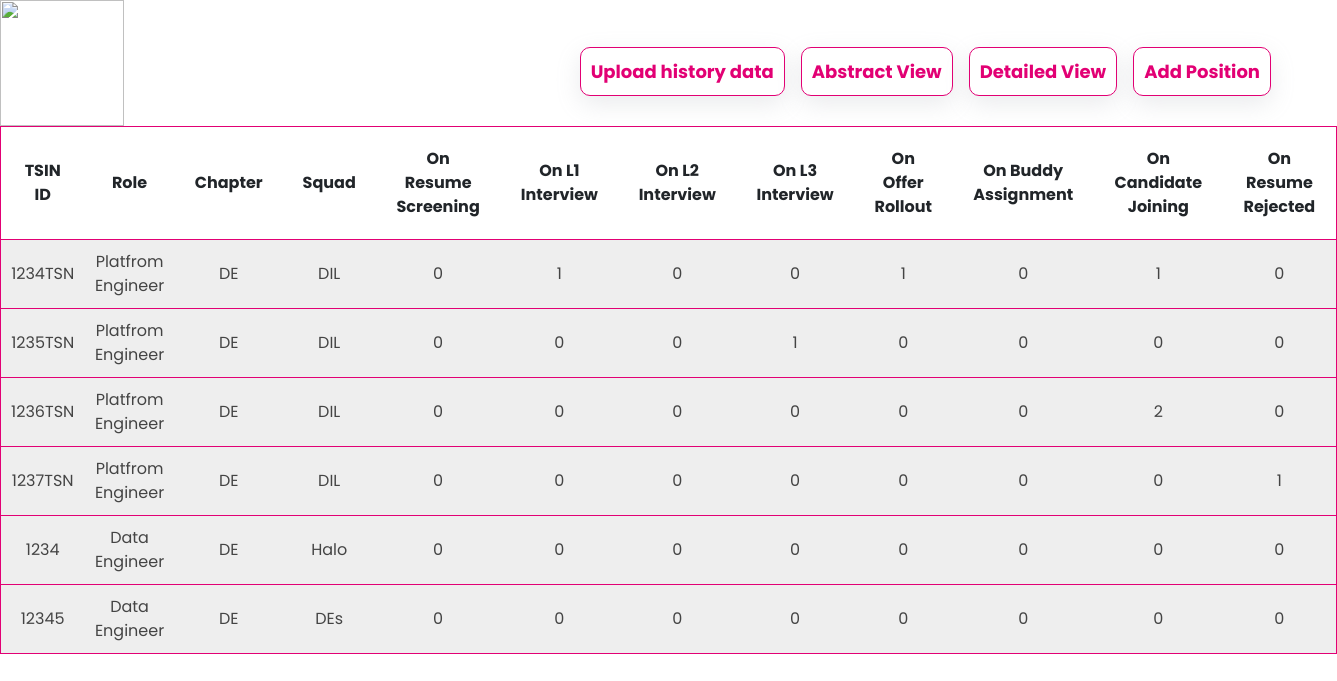
The page / on the database its author committed.
### tables this page shows
CREATE TABLE "roles" (
	"tsin_id"	TEXT NOT NULL,
	"Role"	TEXT NOT NULL,
	"Chapter"	TEXT NOT NULL,
	"Squad"	TEXT NOT NULL,
	PRIMARY KEY("tsin_id")
);

### app.py (the view)
@app.route('/')
def hello_world():
    con=sqlite3.connect('db/data.db') #connecting to the database
    cursor=con.cursor()
    cursor.execute('SELECT tsin_id, role, chapter, squad from roles;')
    result = cursor.fetchall()
    nums={}
    for i in result:
        nums[i[0]]={'stage1':0,'stage2':0,'stage3':0,'stage4':0,'stage5':0,'stage6':0,'stage7':0, 'stage8':0}
    print(nums)
    print(result)
    cursor.execute('SELECT tsin_id, candidate_name, pan, candidate_email, current_stage, request_raised_date, tsin_opened_date, resume_screened_date, l1_interview_date, l1_interviewer, l2_interview_date, l2_interviewer, l3_interview_date, l3_interviewer, offer_rollout_date, joining_date, buddy_assignment_date, buddy_name, candidate_dropout_date, candidate_dropout_reason, resume, id, phone, current_location, current_company, experience from candidates;')
    result2=cursor.fetchall()
    con.close()
    d={}
    for i in result2:
        if i[4].strip()=='Resume Screened for Interview':
            nums[i[0].strip()]['stage1']+=1
        elif i[4].strip()=='L1 Interview Complete':
            nums[i[0].strip()]['stage2']+=1
        elif i[4].strip()=='L2 Interview Complete':
            nums[i[0].strip()]['stage3']+=1
        elif i[4].strip()=='L3 Interview Complete':
            nums[i[0].strip()]['stage4']+=1
        elif i[4].strip()=='Offer RollOut':
            nums[i[0].strip()]['stage5']+=1
        elif i[4].strip()=='Buddy Assignment':
            nums[i[0].strip()]['stage6']+=1
        elif i[4].strip()=='Candidate Joined' or i[4].strip()=='Candidate Dropout':
            nums[i[0].strip()]['stage7']+=1
        elif i[4].strip()=='Resume Rejected':
            nums[i[0].strip()]['stage8']+=1
        if i[0] in d:
            d[i[0]].append({'id':i[21],'candidate_name':i[1], 'pan':i[2],'candidate_email':i[3], 'current_stage':i[4],'request_raised_date': i[5], 'tsin_opened_date':i[6], 'resume_screened_date':i[7], 'l1_interview_date':i[8], 'l1_interviewer':i[9], 'l2_interview_date':i[10], 'l2_interviewer':i[11], 'l3_interview_date':i[12], 'l3_interviewer':i[13], 'offer_rollout_date':i[14], 'joining_date':i[15], 'buddy_assignment_date':i[16], 'buddy_name':i[17], 'candidate_dropout_date':i[18], 'candidate_dropout_reason':i[19], 'resume':i[20], 'phone':i[22], 'current_location':i[23], 'current_company':i[24], 'experience':i[25]})
        else:
            d[i[0]]=[{'id':i[21],'candidate_name':i[1], 'pan':i[2],'candidate_email':i[3], 'current_stage':i[4],'request_raised_date': i[5], 'tsin_opened_date':i[6], 'resume_screened_date':i[7], 'l1_interview_date':i[8], 'l1_interviewer':i[9], 'l2_interview_date':i[10], 'l2_interviewer':i[11], 'l3_interview_date':i[12], 'l3_interviewer':i[13], 'offer_rollout_date':i[14], 'joining_date':i[15], 'buddy_assignment_date':i[16], 'buddy_name':i[17], 'candidate_dropout_date':i[18], 'candidate_dropout_reason':i[19], 'resume':i[20], 'phone':i[22], 'current_location':i[23], 'current_company':i[24], 'experience':i[25]}]
    print(d)
    print(nums)
    return render_template('candidates.html', roles=result, candidates=d, nums=nums)

### templates/candidates.html (shortened to what this page needs)
{% extends "layout/base.html" %}
{% block body_class %} landing-page {% endblock body_class %}
{% block content %}
<main>
<div class="info">
      <table class="roles">
      <tr>
      <th>TSIN ID</th>
      <th>Role</th>
      <th>Chapter</th>
      <th>Squad</th>
      <th>On Resume Screening</th>
      <th>On L1 Interview</th>
      <th>On L2 Interview</th>
      <th>On L3 Interview</th>
      <th>On Offer Rollout</th>
      <th>On Buddy Assignment</th>
      <th>On Candidate Joining</th>
      <th>On Resume Rejected</th>
      </tr>
      {% for i in roles %}
      <tr class="accordion">
        <td>{{i[0]}}</td>
        <td>{{i[1]}}</td>
        <td>{{i[2]}}</td>
        <td>{{i[3]}}</td>
        <td>{{nums[i[0]]['stage1']}}</td>
        <td>{{nums[i[0]]['stage2']}}</td>
        <td>{{nums[i[0]]['stage3']}}</td>
        <td>{{nums[i[0]]['stage4']}}</td>
        <td>{{nums[i[0]]['stage5']}}</td>
        <td>{{nums[i[0]]['stage6']}}</td>
        <td>{{nums[i[0]]['stage7']}}</td>
        <td>{{nums[i[0]]['stage8']}}</td>
      </tr>
      {% endfor %}
      </table>
    </div>
</main>
{% endblock content %}

### templates/layout/base.html (shortened to what this page needs)
<!DOCTYPE html>
<html lang="en">
<head>
    <link href="{{url_for('static',filename='css/style.css')}}" rel="stylesheet">
    <link href="https://cdn.jsdelivr.net/npm/bootstrap@5.1.3/dist/css/bootstrap.min.css" rel="stylesheet">
    <link href="https://unpkg.com/aos@2.3.1/dist/aos.css" rel="stylesheet">
</head>
<body class="{% block body_class %}{% endblock body_class %}">
    <div id="page">
        {% include 'includes/header.html' %}
        {% block content %}{% endblock content %}
    </div>
</body>
</html>

### templates/includes/header.html
<header class="header menu_fixed" >
<a class="navbar-brand logo1" href="/"><img src="https://he-s3.s3.amazonaws.com/media/cache/2f/96/2f96363357d5bc63c2314e69ab03896e.png" width=300 class="logo-main" style="width:124px; height:126px;"></a>
	<nav class="navbar navbar-nav navbar-expand-lg " style="      display: flex;flex-direction: row;  float: right; color:white; padding-right: 50px;">
		<a class="navbar-brand navbar-center" href="/upload-candidates" style=" "><button class="new_tsin" style="font-size:18px;box-shadow: rgba(149, 157, 165, 0.2) 0px 8px 24px;"><b>Upload history data</b></button></a>
		<a class="navbar-brand navbar-center"href="/"><button class="new_tsin" style="font-size:18px;box-shadow: rgba(149, 157, 165, 0.2) 0px 8px 24px;"><b>Abstract View</b></button></a>
		<a class="navbar-brand navbar-center"href="/detailed-view"><button class="new_tsin" style="font-size:18px;box-shadow: rgba(149, 157, 165, 0.2) 0px 8px 24px;"><b>Detailed View</b></button></a>
		<a class="navbar-brand navbar-center"href="/add-tsin"><button class="new_tsin" style="font-size:18px;box-shadow: rgba(149, 157, 165, 0.2) 0px 8px 24px;"><b>Add Position</b></button></a>
	</nav>
</header>

### static/css/style.css (style rules this page uses)
* { margin: 0; padding: 0; box-sizing: border-box; font-family: "Poppins", sans-serif; }
.header { background-color:white; }
.navbar-brand { text-align:center; font-weight:800; color:#E20074; font-size:41px !important; padding-top: 25px !important; }
body { background-color: #242F3F; }
.roles { width:100%; }
.roles tr { border:1px solid #E20074; padding:5px; text-align:center; }
.roles td { padding:10px; }
.roles th { padding:20px; text-align:center; height:20px; }
.accordion { background-color: #eee; color: #444; cursor: pointer; padding: 18px; width: 100%; text-align: left; border: none; outline: none; transition: 0.4s; }
.resume-upload, .stage-update, .candidate-row, #download_resume, .new_tsin { background-color:white; color:#E20074; border:1px solid #E20074; padding:10px; }
.new_tsin { border-radius: 10px; }

### rows shown on the page
roles: tsin_id "1234TSN", Role "Platfrom Engineer", Chapter "DE", Squad "DIL", nums "0", nums "1"
roles: tsin_id "1235TSN", Role "Platfrom Engineer", Chapter "DE", Squad "DIL", nums "0", nums "1"
roles: tsin_id "1236TSN", Role "Platfrom Engineer", Chapter "DE", Squad "DIL", nums "0", nums "2"
roles: tsin_id "1237TSN", Role "Platfrom Engineer", Chapter "DE", Squad "DIL", nums "0", nums "1"
roles: tsin_id "1234", Role "Data Engineer", Chapter "DE", Squad "Halo", nums "0"
roles: tsin_id "12345", Role "Data Engineer", Chapter "DE", Squad "DEs", nums "0"
